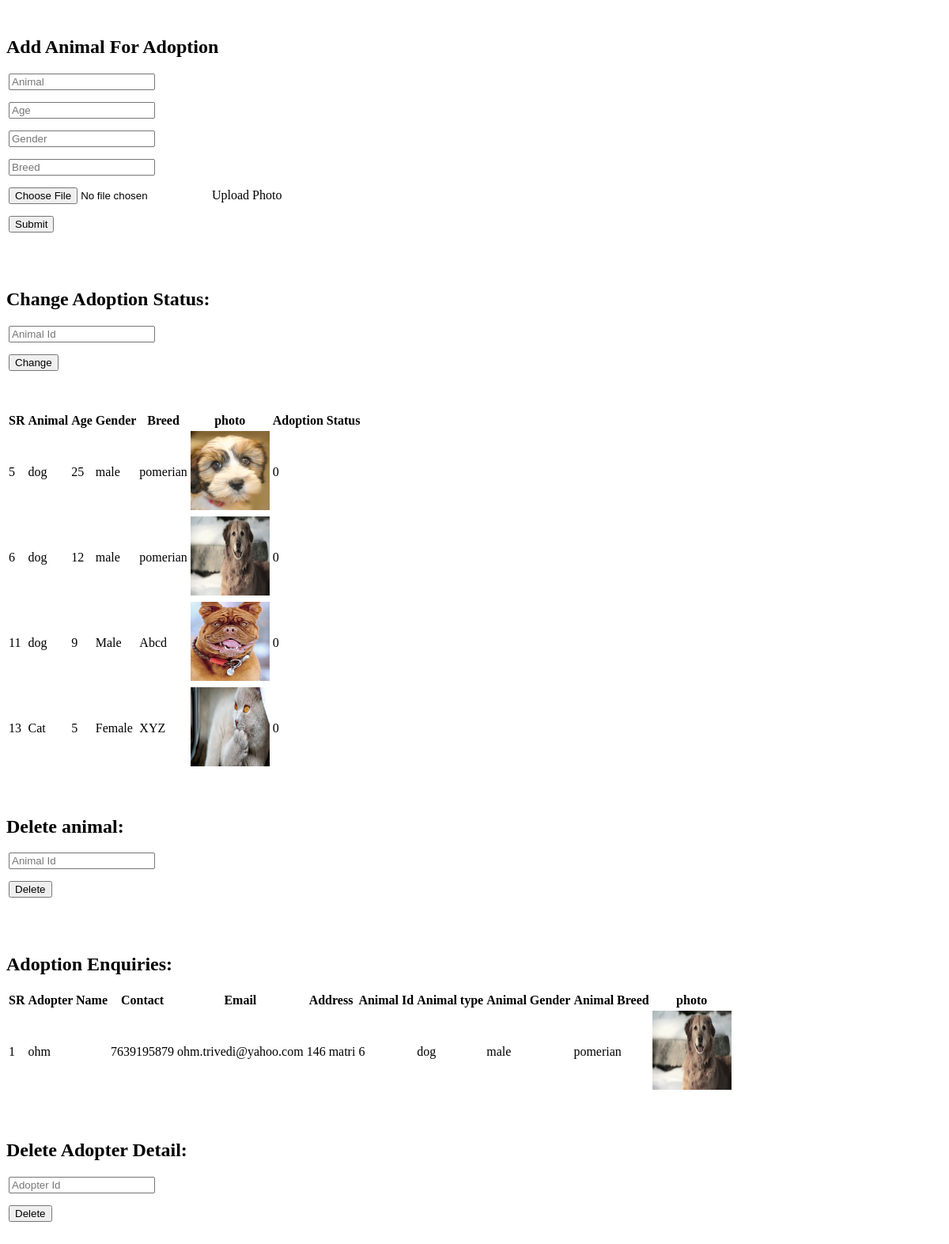
The page /adminp/adoption.php on the database as committed earlier.
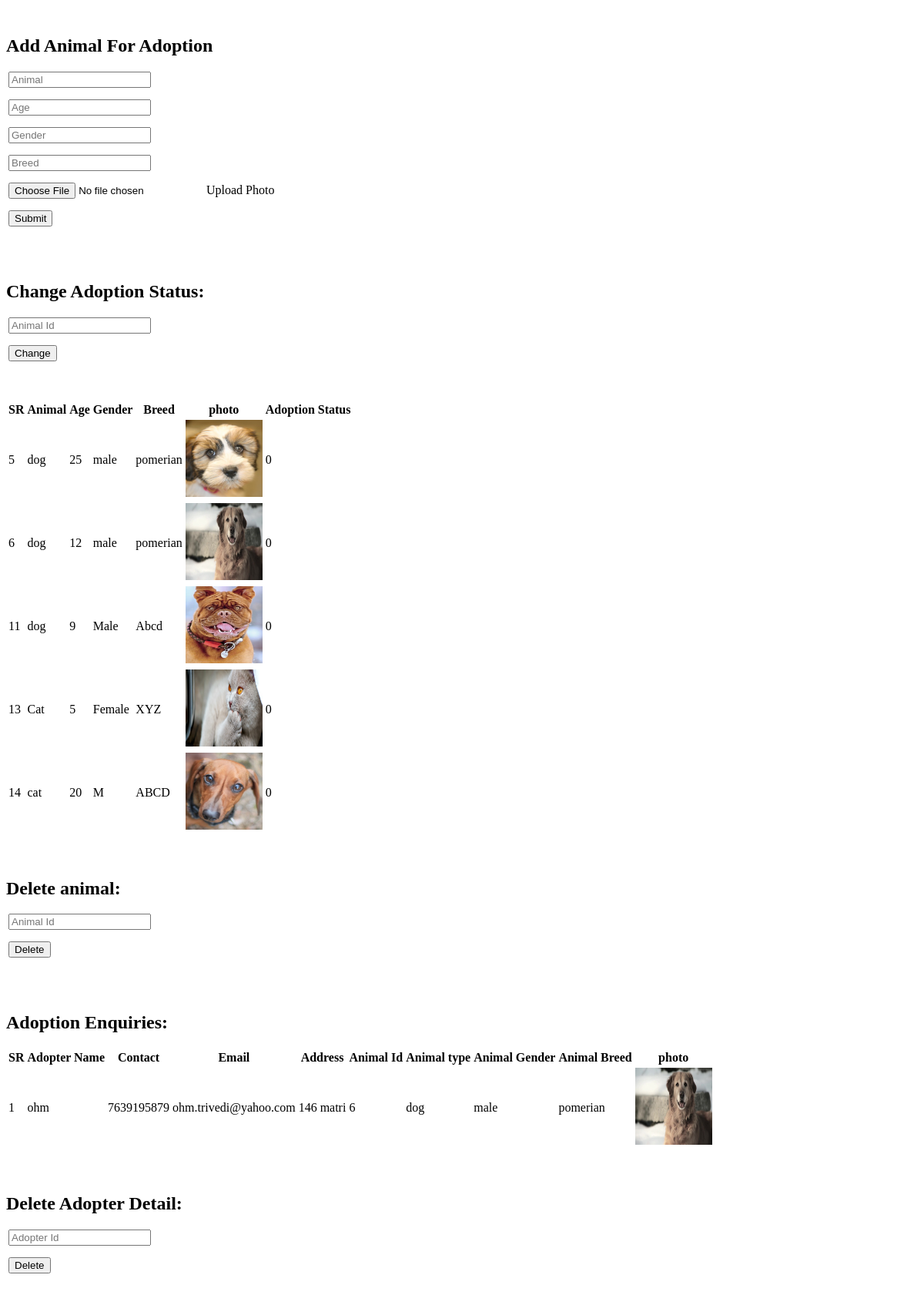
The same page on the database as committed later.
### tables this page shows
CREATE TABLE `adoption` (
  `sr` int(11) NOT NULL,
  `animal` text NOT NULL,
  `age` int(11) NOT NULL,
  `gender` text NOT NULL,
  `breed` text NOT NULL,
  `photo_location` text NOT NULL,
  `adopt_status` int(11) NOT NULL
);

CREATE TABLE `adopter_details` (
  `id` int(11) NOT NULL,
  `name` text NOT NULL,
  `contact` text NOT NULL,
  `email` text NOT NULL,
  `address` text NOT NULL,
  `anim_sr` int(11) NOT NULL
);

### adminp/adoption.php (the view, shortened to what this page needs)
<?php
require("./connection.php");
?>
<?php
function html_table($data = array())
{
    $rows = array();
    foreach ($data as $row) {
        $cells = array();
        foreach ($row as $cell) {
            $cells[] = "<td>{$cell}</td>";
        }
        $rows[] = "<tr>" . implode('', $cells) . "</tr>";
    }
    return "<table class='table hover table-stripped table-bordered'>" ."<thead><tr> <th>SR</th> <th>Animal</th> <th>Age</th> <th>Gender</th>  <th>Breed</th> <th>photo</th> <th>Adoption Status</th> </tr></thead><tbody>". implode('', $rows). "</tbody></table>";
}
function html_table2($data = array())
{
    $rows = array();
    foreach ($data as $row) {
        $cells = array();
        foreach ($row as $cell) {
            $cells[] = "<td>{$cell}</td>";
        }
        $rows[] = "<tr>" . implode('', $cells) . "</tr>";
    }
    return "<table class='table hover table-stripped table-bordered'>" ."<thead><tr> <th>SR</th> <th>Adopter Name</th> <th>Contact</th> <th>Email</th>  <th>Address</th> <th>Animal Id</th> <th>Animal type</th> <th>Animal Gender</th> <th>Animal Breed</th> <th>photo</th> </tr></thead><tbody>". implode('', $rows). "</tbody></table>";
}
$sql = "select * from adoption";
$res = mysqli_fetch_all(mysqli_query($con,$sql));
foreach ($res as $key => $value)
{
	$res[$key][5] = "<img src='.".$res[$key][5]."' height=100 width=100>";
}
?>
<!DOCTYPE html>
<html>
<head>
	<link href="css/simple-sidebar.css" rel="stylesheet">
  <link rel="stylesheet" type="text/css" href="https://cdn.datatables.net/1.10.19/css/jquery.dataTables.css">
  <link rel="stylesheet" type="text/css" href="https://cdn.datatables.net/fixedcolumns/3.2.6/css/fixedColumns.dataTables.min.css">
  <link rel="stylesheet" type="text/css" href="https://cdn.datatables.net/responsive/2.2.3/css/responsive.dataTables.min.css">
</head>
<body>
<br>
<h2 class="alert alert-primary">Add Animal For Adoption</h2>
<form action="add_adoption.php" method="post" accept-charset="utf-8" enctype="multipart/form-data" class="form-inline">
	<div class="form-group">
		<input type="text" class="form-control" name="animal" placeholder="Animal" required="">
	</div>
	<div class="form-group">
		<input type="text" class="form-control" name="age" placeholder="Age"  required>
	</div>
	<div class="form-group">
		<input type="text" class="form-control" name="gender" placeholder="Gender" required>
	</div>
	<div class="form-group">
		<input type="text" class="form-control" name="breed" placeholder="Breed" required>
	</div>
    <div class="custom-file">
	    <input type="file" class="custom-file-input" name="adopt_photo" aria-describedby="inputGroupFileAddon01">
	    <label class="custom-file-label" for="inputGroupFile01">Upload Photo</label>
    </div>
	<div class="form-group">
		<input type="submit" class="btn btn-success" value="Submit">
	</div>
</form>
<br><br>
<h2 class="alert alert-primary">Change Adoption Status:</h2>
<form method="POST" action="adoption.php" accept-charset="utf-8" class="form-inline">
	<div class="form-group">
		<input type="text" class="form-control" name="adopt_status_chng_id" placeholder="Animal Id" required>
	</div>
	<div class="form-group">
		<input type="submit" class="btn btn-success" value="Change">
	</div>
</form>
<br><br>
<?php
echo html_table($res);
?>
<br><br>
<h2 class="alert alert-primary">Delete animal:</h2>
<form method="POST" action="adoption.php" accept-charset="utf-8" class="form-inline">
	<div class="form-group">
		<input type="text" class="form-control" name="del_anim_id" placeholder="Animal Id" required>
	</div>
	<div class="form-group">
		<input type="submit" class="btn btn-success" value="Delete">
	</div>
</form>
<br><br>
<h2 class="alert alert-primary">Adoption Enquiries:</h2>
<?php
$sql = "select *  from adopter_details join adoption on adoption.sr=adopter_details.anim_sr";
$res = mysqli_fetch_all(mysqli_query($con,$sql),MYSQLI_ASSOC);
foreach($res as $i=>$r)
{
	unset($res[$i]['anim_sr']);
	unset($res[$i]['age']);
	unset($res[$i]['adopt_status']);
	$res[$i]['photo_location'] = "<img src='.".$res[$i]['photo_location']."' height=100 width=100>";
}
echo html_table2($res);
?>
<br><br>
<h2 class="alert alert-primary">Delete Adopter Detail:</h2>
<form method="POST" action="adoption.php" accept-charset="utf-8" class="form-inline">
	<div class="form-group">
		<input type="text" class="form-control" name="del_adopter_id" placeholder="Adopter Id" required>
	</div>
	<div class="form-group">
		<input type="submit" class="btn btn-success" value="Delete">
	</div>
</form>
<br><br><br>
</body>
</html>

### adminp/css/simple-sidebar.css (style rules this page uses)
body { overflow-x: hidden; }

### adminp/adoption.php (style rules this page uses)
.form-inline > * { margin:15px 3px !important; }

Rows that differ between the two databases and show on the page:
added adoption: sr "14 cat 20 M ABCD 0", photo_location (picture)
